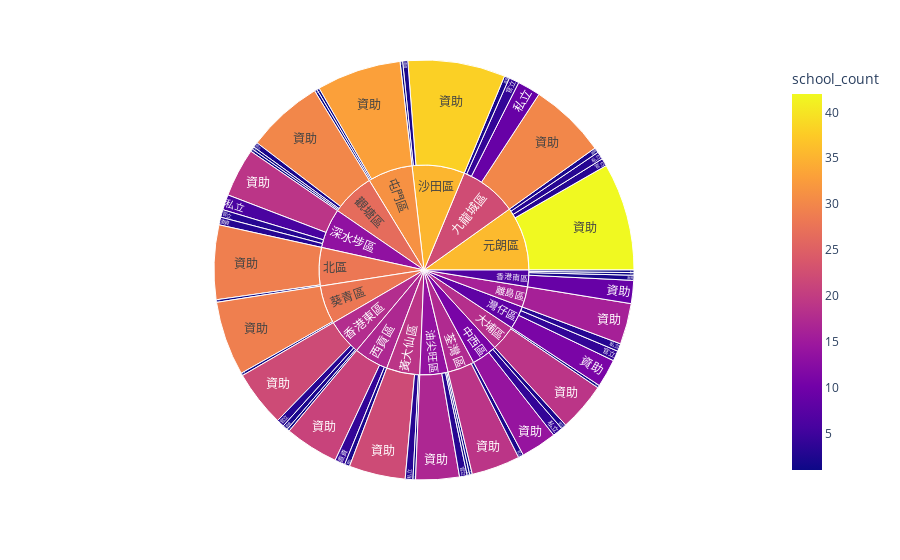

This figure's notebook cell:
### Code cell
district_and_school_type_1 = schools_datasets.groupby(['district', 'school_type_1']).size().reset_index(name='school_count')
fig = px.sunburst(district_and_school_type_1, path=['district', 'school_type_1'], values='school_count',
                  color='school_count')
fig.show()

### Figure 1 — Plotly figure (JSON) as saved in the notebook; plotly's stock layout.template omitted (floating-point values rounded to 4 significant figures)
{"data": [{"branchvalues": "total", "customdata": [[2], [4], [3], [1], [1], [1], [1], [3], [3], [4], [2], [2], [2], [1], [3], [1], [2], [2], [1], [2], [1], [3], [1], [4], [1], [2], [2], [4], [9], [3], [1], [6], [3], [1], [1], [1], [3], [14], [30], [42], [29], [19], [33], [38], [17], [19], [11], [19], [29], [21], [30], [16], [9], [22], [22], [10.8], [22.24], [35.72], [28.07], [18.1], [31.17], [35.34], [13.64], [13.39], [8.111], [17.38], [28.07], [17.07], [26.65], [16], [6.692], [17.79], [19]], "domain": {"x": [0, 1], "y": [0, 1]}, "hovertemplate": "labels=%{label}<br>school_count_sum=%{value}<br>parent=%{parent}<br>id=%{id}<br>school_count=%{color}<extra></extra>", "ids": ["中西區/官立", "九龍城區/官立", "元朗區/官立", "北區/官立", "大埔區/官立", "屯門區/官立", "沙田區/官立", "油尖旺區/官立", "深水埗區/官立", "灣仔區/官立", "荃灣區/官立", "西貢區/官立", "觀塘區/官立", "香港南區/官立", "香港東區/官立", "黃大仙區/官立", "九龍城區/直資", "元朗區/直資", "屯門區/直資", "沙田區/直資", "油尖旺區/直資", "深水埗區/直資", "葵青區/直資", "西貢區/直資", "觀塘區/直資", "香港南區/直資", "香港東區/直資", "中西區/私立", "九龍城區/私立", "元朗區/私立", "油尖旺區/私立", "深水埗區/私立", "灣仔區/私立", "觀塘區/私立", "香港南區/私立", "香港東區/私立", "黃大仙區/私立", "中西區/資助", "九龍城區/資助", "元朗區/資助", "北區/資助", "大埔區/資助", "屯門區/資助", "沙田區/資助", "油尖旺區/資助", "深水埗區/資助", "灣仔區/資助", "荃灣區/資助", "葵青區/資助", "西貢區/資助", "觀塘區/資助", "離島區/資助", "香港南區/資助", "香港東區/資助", "黃大仙區/資助", "中西區", "九龍城區", "元朗區", "北區", "大埔區", "屯門區", "沙田區", "油尖旺區", "深水埗區", "灣仔區", "荃灣區", "葵青區", "西貢區", "觀塘區", "離島區", "香港南區", "香港東區", "黃大仙區"], "labels": ["官立", "官立", "官立", "官立", "官立", "官立", "官立", "官立", "官立", "官立", "官立", "官立", "官立", "官立", "官立", "官立", "直資", "直資", "直資", "直資", "直資", "直資", "直資", "直資", "直資", "直資", "直資", "私立", "私立", "私立", "私立", "私立", "私立", "私立", "私立", "私立", "私立", "資助", "資助", "資助", "資助", "資助", "資助", "資助", "資助", "資助", "資助", "資助", "資助", "資助", "資助", "資助", "資助", "資助", "資助", "中西區", "九龍城區", "元朗區", "北區", "大埔區", "屯門區", "沙田區", "油尖旺區", "深水埗區", "灣仔區", "荃灣區", "葵青區", "西貢區", "觀塘區", "離島區", "香港南區", "香港東區", "黃大仙區"], "marker": {"coloraxis": "coloraxis", "colors": [2, 4, 3, 1, 1, 1, 1, 3, 3, 4, 2, 2, 2, 1, 3, 1, 2, 2, 1, 2, 1, 3, 1, 4, 1, 2, 2, 4, 9, 3, 1, 6, 3, 1, 1, 1, 3, 14, 30, 42, 29, 19, 33, 38, 17, 19, 11, 19, 29, 21, 30, 16, 9, 22, 22, 10.8, 22.24, 35.72, 28.07, 18.1, 31.17, 35.34, 13.64, 13.39, 8.111, 17.38, 28.07, 17.07, 26.65, 16, 6.692, 17.79, 19]}, "name": "", "parents": ["中西區", "九龍城區", "元朗區", "北區", "大埔區", "屯門區", "沙田區", "油尖旺區", "深水埗區", "灣仔區", "荃灣區", "西貢區", "觀塘區", "香港南區", "香港東區", "黃大仙區", "九龍城區", "元朗區", "屯門區", "沙田區", "油尖旺區", "深水埗區", "葵青區", "西貢區", "觀塘區", "香港南區", "香港東區", "中西區", "九龍城區", "元朗區", "油尖旺區", "深水埗區", "灣仔區", "觀塘區", "香港南區", "香港東區", "黃大仙區", "中西區", "九龍城區", "元朗區", "北區", "大埔區", "屯門區", "沙田區", "油尖旺區", "深水埗區", "灣仔區", "荃灣區", "葵青區", "西貢區", "觀塘區", "離島區", "香港南區", "香港東區", "黃大仙區", "", "", "", "", "", "", "", "", "", "", "", "", "", "", "", "", "", ""], "type": "sunburst", "values": [2, 4, 3, 1, 1, 1, 1, 3, 3, 4, 2, 2, 2, 1, 3, 1, 2, 2, 1, 2, 1, 3, 1, 4, 1, 2, 2, 4, 9, 3, 1, 6, 3, 1, 1, 1, 3, 14, 30, 42, 29, 19, 33, 38, 17, 19, 11, 19, 29, 21, 30, 16, 9, 22, 22, 20, 45, 50, 30, 20, 35, 41, 22, 31, 18, 21, 30, 27, 34, 16, 13, 28, 26]}], "layout": {"coloraxis": {"colorbar": {"title": {"text": "school_count"}}, "colorscale": [[0, "#0d0887"], [0.1111, "#46039f"], [0.2222, "#7201a8"], [0.3333, "#9c179e"], [0.4444, "#bd3786"], [0.5556, "#d8576b"], [0.6667, "#ed7953"], [0.7778, "#fb9f3a"], [0.8889, "#fdca26"], [1, "#f0f921"]]}, "legend": {"tracegroupgap": 0}, "margin": {"t": 60}}}
